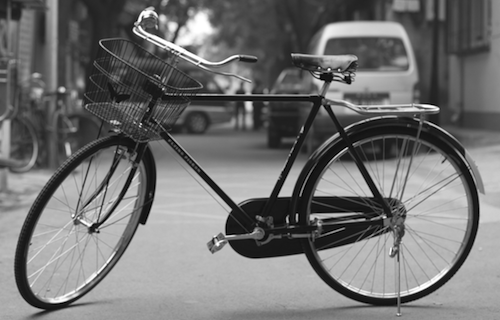
#> input picture images/bicycle.png, 500 x 320 px; its folder holds 4 pictures in this run
$ python ImageSlideshow.py
#> lines starting #> are read from the running program, lines starting #| are printed output that depends on the picture
import numpy as np
import cv2 as cv
import sys
import glob
import imutils

images = [cv.imread(file) for file in glob.glob("images/*.png")]
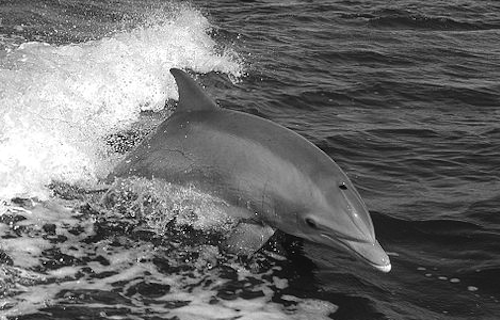
#> input picture images/dolphin.png, 500 x 320 px
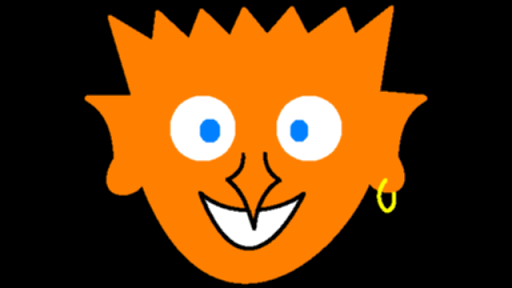
#> input picture images/frizzy.png, 512 x 288 px
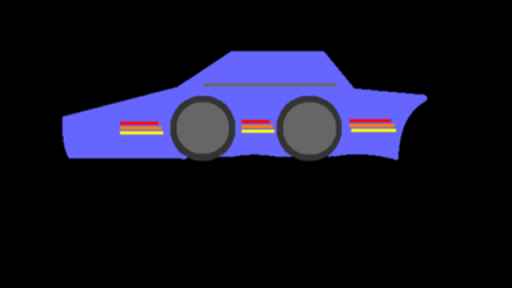
#> input picture images/froomer.png, 512 x 288 px
#> images = 4 items
rimgs = []
for image in images:
    if image is None:
        sys.exit("could not read the file")
    print(image.shape)
    image = imutils.resize(image, width=1280, height=1280)
    rimgs.append(image)
#> this loop made 4 passes
#| (320, 500, 3)
#| (320, 500, 3)
#| (288, 512, 3)
#| (288, 512, 3)
#> pass 1, `image = imutils.resize(image, width=1280, height=1280)`:
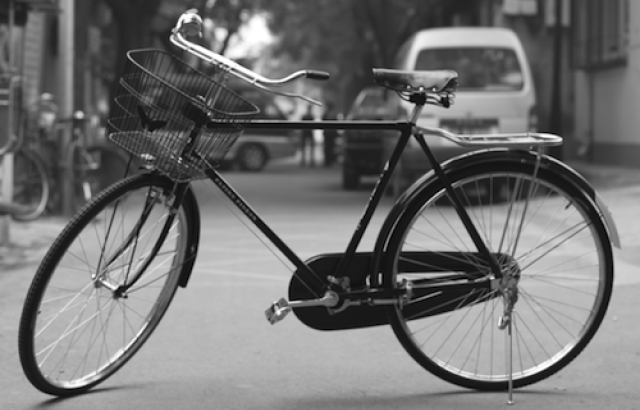
#> image: shape (819, 1280, 3) (shown at 1/2 size); min 0, max 255, mean 114.1
#> pass 2, `image = imutils.resize(image, width=1280, height=1280)`:
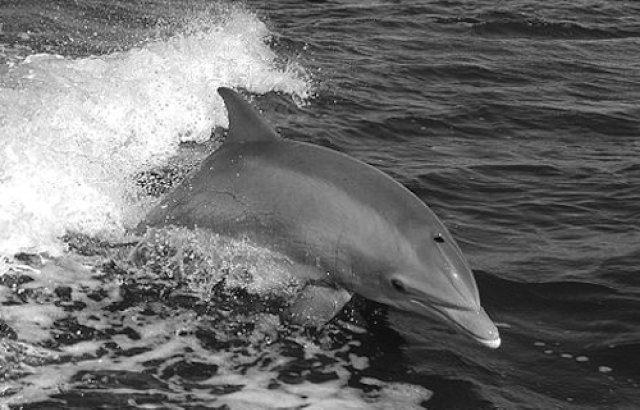
#> image: shape (819, 1280, 3) (shown at 1/2 size); min 0, max 255, mean 109
#> after the loop, rimgs = 4 items

i = 0
results = []
for image in rimgs:
    alpha = 0
    if i<(len(rimgs)-1):
        while(alpha <= 1):
#> (the run stopped early here; a loop or call above may not have finished)
